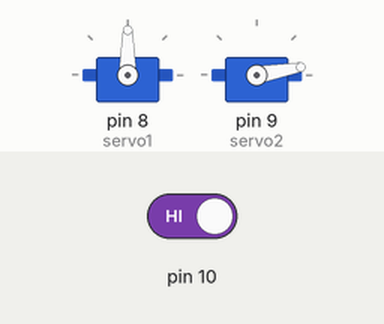
Recording of a sketch running on a simulated Arduino Uno, built with avr-gcc and run on an emulated ATmega328P. Parts: 2 × servo. Inputs (shaded band) come from the test bench; at power-on: pin 10 HIGH.

Above: at 1.2 s.
1.3 s: pin 10 driven LOW
At 2.1 s:
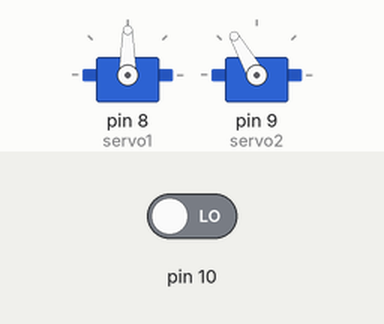
At 4.2 s:
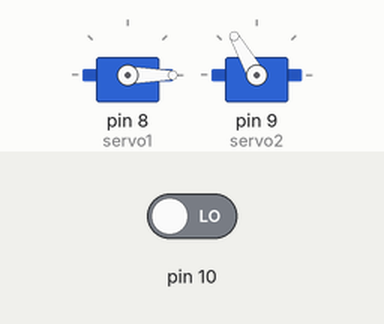
4.3 s: pin 10 driven HIGH
At 5.9 s:
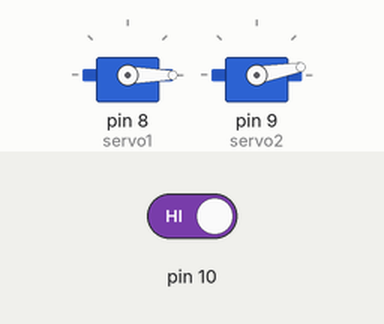
Timing chart, 0 to 7.4 s (numbered marks = the images above; inputs shaded):
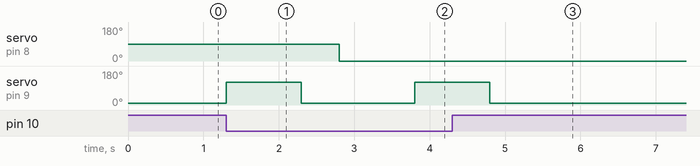

The sketch:

GBC03_01.ino
```cpp
#include <Servo.h>

Servo servo1;   // gate
Servo servo2;   // pulley

int ball;

void setup() {

  pinMode(10, INPUT);
  servo1.attach(8);     // gate
  servo2.attach(9);     // pulley

  Serial.begin(115200);

  servo1.write(90);       // 90 gate closed   0    - open
  servo2.write(10);       // 10 pulley down   120  - up

}

void loop() {

  ball = digitalRead(10);

    if (ball == 0){
      servo2.write(120);    // raise elevator
      delay(1000);
      servo2.write(10);     // lower elevator
      delay(500);
      servo1.write(0);      // open gate
      delay(1000);


    }


}
```

Measured:
- after the input at 1.3 s, servo on pin 8 (servo1): 90° → 0° after 1.5 s; servo on pin 9 (servo2): 10° → 120° at once, → 10° 1.0 s later, → 120° 1.5 s later
- after the input at 4.3 s, servo on pin 9 (servo2): goes on until 4.8 s, then stays 10°
